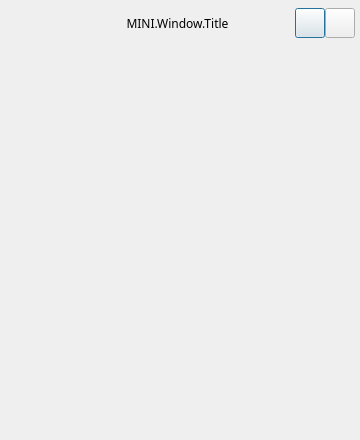
<?xml version="1.0" encoding="UTF-8"?>
<ui version="4.0">
 <class>LoginMini</class>
 <widget class="QDialog" name="LoginMini">
  <property name="windowModality">
   <enum>Qt::ApplicationModal</enum>
  </property>
  <property name="geometry">
   <rect>
    <x>0</x>
    <y>0</y>
    <width>360</width>
    <height>440</height>
   </rect>
  </property>
  <property name="minimumSize">
   <size>
    <width>0</width>
    <height>0</height>
   </size>
  </property>
  <property name="font">
   <font>
    <family>微软雅黑</family>
   </font>
  </property>
  <property name="windowTitle">
   <string>Teacher</string>
  </property>
  <property name="windowIcon">
   <iconset resource="Student.qrc">
    <normaloff>:/res/HaoYi.ico</normaloff>:/res/HaoYi.ico</iconset>
  </property>
  <layout class="QVBoxLayout" name="verticalLayout">
   <property name="spacing">
    <number>0</number>
   </property>
   <property name="leftMargin">
    <number>0</number>
   </property>
   <property name="topMargin">
    <number>0</number>
   </property>
   <property name="rightMargin">
    <number>0</number>
   </property>
   <property name="bottomMargin">
    <number>0</number>
   </property>
   <item>
    <layout class="QHBoxLayout" name="hori_title" stretch="0,0,0,0">
     <property name="spacing">
      <number>0</number>
     </property>
     <property name="sizeConstraint">
      <enum>QLayout::SetFixedSize</enum>
     </property>
     <property name="topMargin">
      <number>8</number>
     </property>
     <property name="rightMargin">
      <number>5</number>
     </property>
     <property name="bottomMargin">
      <number>15</number>
     </property>
     <item>
      <widget class="QLabel" name="label">
       <property name="minimumSize">
        <size>
         <width>60</width>
         <height>0</height>
        </size>
       </property>
       <property name="text">
        <string/>
       </property>
      </widget>
     </item>
     <item>
      <widget class="QLabel" name="titleName">
       <property name="sizePolicy">
        <sizepolicy hsizetype="Expanding" vsizetype="Fixed">
         <horstretch>0</horstretch>
         <verstretch>0</verstretch>
        </sizepolicy>
       </property>
       <property name="minimumSize">
        <size>
         <width>0</width>
         <height>30</height>
        </size>
       </property>
       <property name="maximumSize">
        <size>
         <width>16777215</width>
         <height>30</height>
        </size>
       </property>
       <property name="text">
        <string>MINI.Window.Title</string>
       </property>
       <property name="alignment">
        <set>Qt::AlignCenter</set>
       </property>
       <property name="margin">
        <number>0</number>
       </property>
       <property name="indent">
        <number>-1</number>
       </property>
      </widget>
     </item>
     <item>
      <widget class="QPushButton" name="btnMin">
       <property name="sizePolicy">
        <sizepolicy hsizetype="Fixed" vsizetype="Fixed">
         <horstretch>0</horstretch>
         <verstretch>0</verstretch>
        </sizepolicy>
       </property>
       <property name="minimumSize">
        <size>
         <width>0</width>
         <height>0</height>
        </size>
       </property>
       <property name="maximumSize">
        <size>
         <width>30</width>
         <height>30</height>
        </size>
       </property>
       <property name="cursor">
        <cursorShape>PointingHandCursor</cursorShape>
       </property>
       <property name="toolTip">
        <string>MINI.Tips.Min</string>
       </property>
       <property name="text">
        <string/>
       </property>
      </widget>
     </item>
     <item>
      <widget class="QPushButton" name="btnClose">
       <property name="sizePolicy">
        <sizepolicy hsizetype="Fixed" vsizetype="Fixed">
         <horstretch>0</horstretch>
         <verstretch>0</verstretch>
        </sizepolicy>
       </property>
       <property name="minimumSize">
        <size>
         <width>0</width>
         <height>0</height>
        </size>
       </property>
       <property name="maximumSize">
        <size>
         <width>30</width>
         <height>30</height>
        </size>
       </property>
       <property name="cursor">
        <cursorShape>PointingHandCursor</cursorShape>
       </property>
       <property name="toolTip">
        <string>MINI.Tips.Close</string>
       </property>
       <property name="text">
        <string/>
       </property>
      </widget>
     </item>
    </layout>
   </item>
   <item>
    <layout class="QHBoxLayout" name="hori_qr">
     <property name="spacing">
      <number>0</number>
     </property>
     <property name="leftMargin">
      <number>20</number>
     </property>
     <property name="topMargin">
      <number>0</number>
     </property>
     <property name="rightMargin">
      <number>20</number>
     </property>
     <property name="bottomMargin">
      <number>10</number>
     </property>
     <item>
      <widget class="QLabel" name="titleQR">
       <property name="sizePolicy">
        <sizepolicy hsizetype="Expanding" vsizetype="Fixed">
         <horstretch>0</horstretch>
         <verstretch>0</verstretch>
        </sizepolicy>
       </property>
       <property name="minimumSize">
        <size>
         <width>0</width>
         <height>280</height>
        </size>
       </property>
       <property name="font">
        <font>
         <pointsize>16</pointsize>
        </font>
       </property>
       <property name="text">
        <string/>
       </property>
       <property name="textFormat">
        <enum>Qt::AutoText</enum>
       </property>
       <property name="scaledContents">
        <bool>false</bool>
       </property>
       <property name="alignment">
        <set>Qt::AlignCenter</set>
       </property>
       <property name="wordWrap">
        <bool>true</bool>
       </property>
       <property name="indent">
        <number>0</number>
       </property>
      </widget>
     </item>
    </layout>
   </item>
   <item>
    <layout class="QHBoxLayout" name="hori_scan">
     <property name="spacing">
      <number>0</number>
     </property>
     <property name="leftMargin">
      <number>20</number>
     </property>
     <property name="topMargin">
      <number>0</number>
     </property>
     <property name="rightMargin">
      <number>25</number>
     </property>
     <property name="bottomMargin">
      <number>0</number>
     </property>
     <item>
      <widget class="QLabel" name="iconScan">
       <property name="sizePolicy">
        <sizepolicy hsizetype="Fixed" vsizetype="Fixed">
         <horstretch>0</horstretch>
         <verstretch>0</verstretch>
        </sizepolicy>
       </property>
       <property name="minimumSize">
        <size>
         <width>68</width>
         <height>38</height>
        </size>
       </property>
       <property name="layoutDirection">
        <enum>Qt::LeftToRight</enum>
       </property>
       <property name="styleSheet">
        <string notr="true"/>
       </property>
       <property name="text">
        <string/>
       </property>
      </widget>
     </item>
     <item>
      <widget class="QLabel" name="titleScan">
       <property name="sizePolicy">
        <sizepolicy hsizetype="Expanding" vsizetype="Fixed">
         <horstretch>0</horstretch>
         <verstretch>0</verstretch>
        </sizepolicy>
       </property>
       <property name="minimumSize">
        <size>
         <width>0</width>
         <height>60</height>
        </size>
       </property>
       <property name="text">
        <string notr="true"/>
       </property>
       <property name="alignment">
        <set>Qt::AlignCenter</set>
       </property>
       <property name="wordWrap">
        <bool>true</bool>
       </property>
       <property name="margin">
        <number>0</number>
       </property>
       <property name="indent">
        <number>-1</number>
       </property>
      </widget>
     </item>
    </layout>
   </item>
   <item>
    <layout class="QHBoxLayout" name="hori_ver">
     <property name="spacing">
      <number>0</number>
     </property>
     <property name="leftMargin">
      <number>20</number>
     </property>
     <property name="topMargin">
      <number>5</number>
     </property>
     <property name="rightMargin">
      <number>20</number>
     </property>
     <property name="bottomMargin">
      <number>5</number>
     </property>
     <item>
      <widget class="QLabel" name="titleVer">
       <property name="text">
        <string/>
       </property>
       <property name="alignment">
        <set>Qt::AlignCenter</set>
       </property>
      </widget>
     </item>
    </layout>
   </item>
  </layout>
 </widget>
 <resources>
  <include location="Student.qrc"/>
 </resources>
 <connections/>
</ui>
